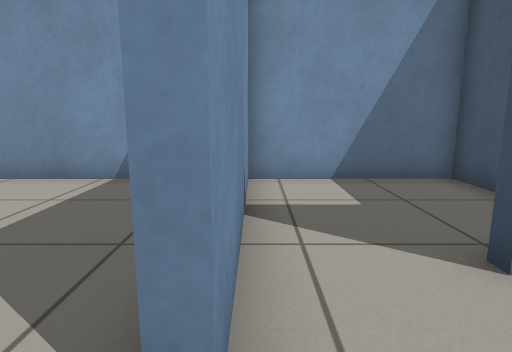
[1] (above)

17 first-person views from a walk through a robot-simulator world made for Gazebo. The camera is 0.69 m above the floor, tilts 10° down and sees 75° across. The floor is counted in squares, 0.5 m on a side. Each view is taken from the middle of a square. On the plan, view 1 faces up. The plan holds only what a view shows up to about 15 squares ahead; the rest is blank.

[2]
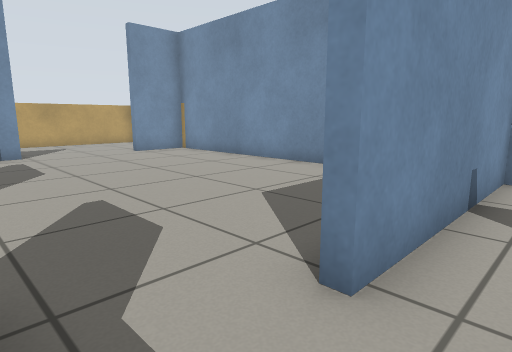

[3]
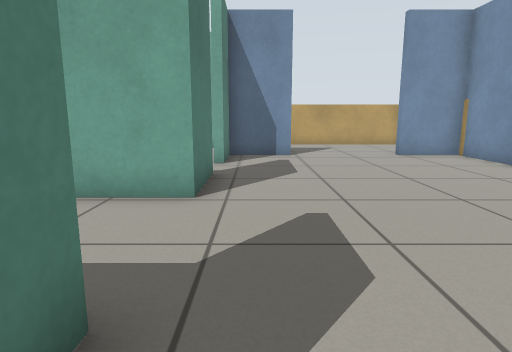

[4]
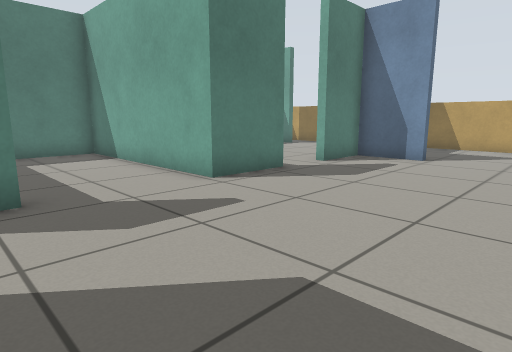

[5]
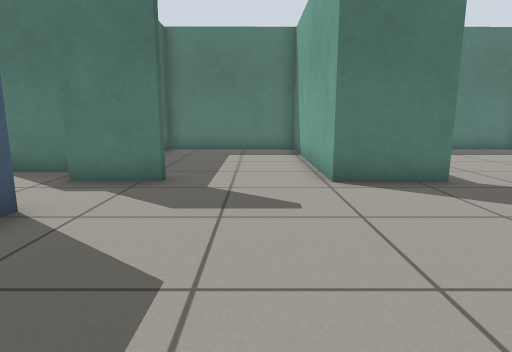

[6]
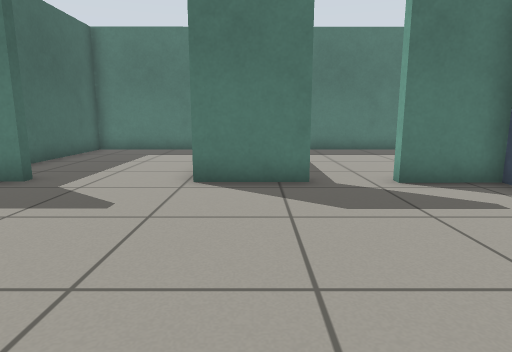

[7]
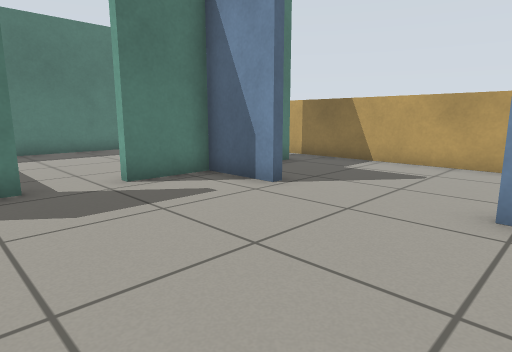

[8]
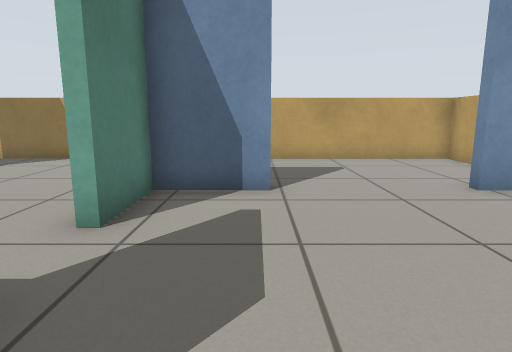

[9]
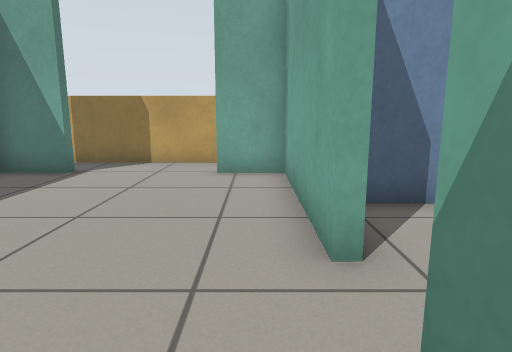

[10]
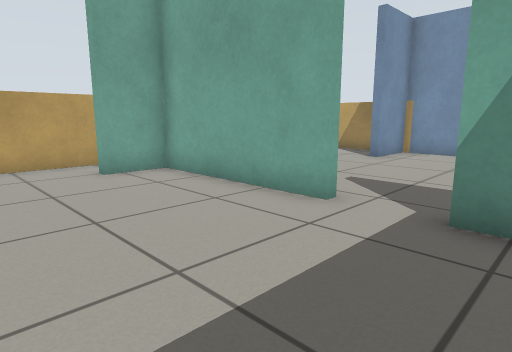

[11]
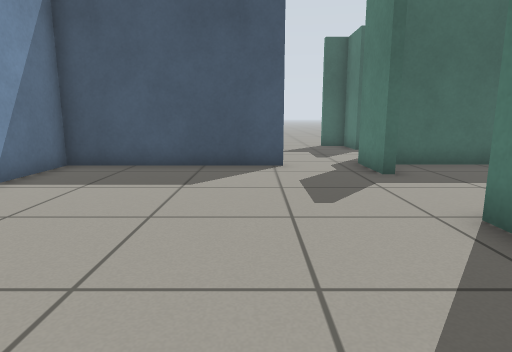

[12]
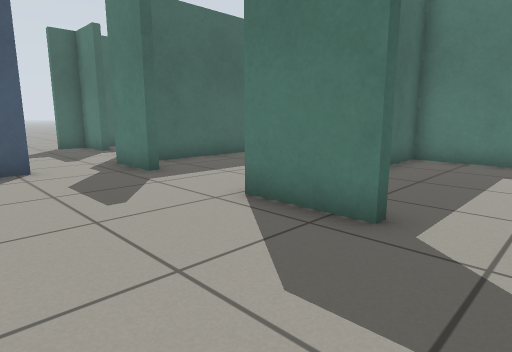

[13]
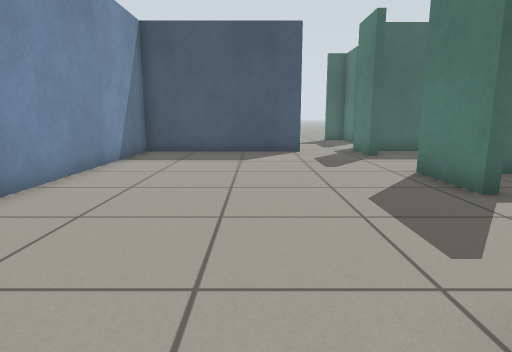

[14]
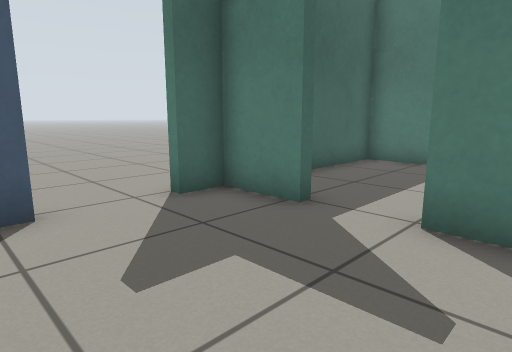

[15]
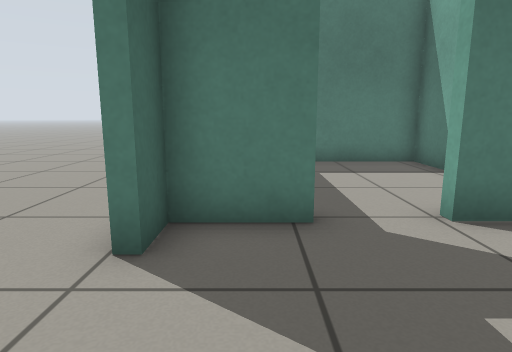

[16]
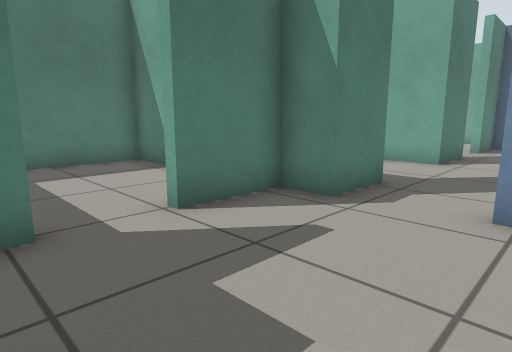

[17]
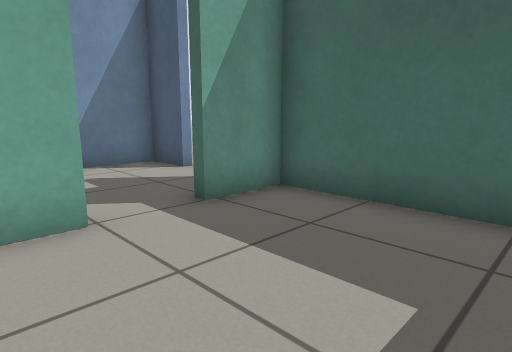

### Floor plan
Key: @ floor where view 1 was taken; # wall or solid block; . floor; = window, fence, low wall or low ledge.
Columns run from 17 left of view 1 to 8 right of it. Each row starts with its distance up from view 1.
  8 ==== #################
  7 =... #...........#...#
  6 =....#...........#...#
  5 =................#...
  4 =................#...
  3 =................#..####
  2 =................#.....#
  1 =....#....................
  0 =....#...........@........
 -1 =.#####..###....##........
 -2 =.#........#.....###..##..
 -3 =..........#.....#.....#..
 -4 =..........#.....#.....#
 -5 =..........#.....#.....#
 -6 =..........#.....#.....#
 -7 =##........#.....#.....#
 -8 =#######################
 -9   #

Where each view was taken, in squares from view 1:
view 1: 0 up, 0 right, facing up
view 2: 1 down, 1 right, facing up-left
view 3: 0 up, 0 right, facing left
view 4: 5 up, 1 left, facing down-left
view 5: 6 up, 4 left, facing down
view 6: 6 up, 7 left, facing down
view 7: 6 up, 7 left, facing down-left
view 8: 1 up, 6 left, facing left
view 9: 2 down, 7 left, facing left
view 10: 6 down, 7 left, facing up-left
view 11: 2 up, 10 left, facing right
view 12: 3 up, 10 left, facing down-right
view 13: 3 up, 14 left, facing right
view 14: 2 up, 1 right, facing down-right
view 15: 2 up, 5 right, facing down
view 16: 2 up, 5 right, facing down-left
view 17: 7 down, 1 right, facing up-right
